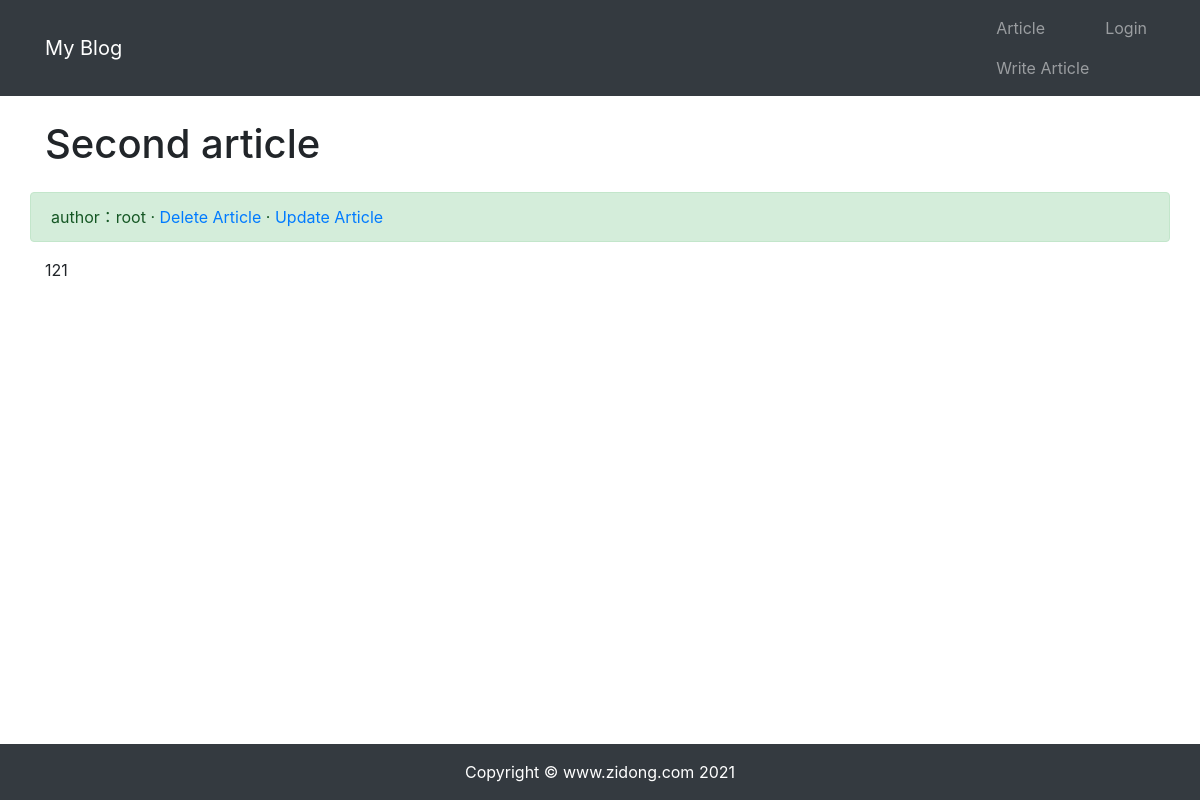
The app's page /article/article-detail/5/ with its own data.
### article/models.py (models this page shows, shortened)
class ArticlePost(models.Model):
    author = models.ForeignKey(User, on_delete=models.CASCADE)
    title = models.CharField(max_length=100)
    body = models.TextField()
    created = models.DateTimeField(default=timezone.now)
    updated = models.DateTimeField(auto_now=True)
    class Meta:
        ordering = ('-created',)

### article/views.py (the view)
# urls.py: path('article-detail/<int:id>/', views.article_detail, name='article_detail'),
def article_detail(request, id):
    article = ArticlePost.objects.get(id=id)
    context = {'article': article}
    return render(request, 'article/detail.html', context)

### templates/article/detail.html (shortened to what this page needs)
{% extends "base.html" %}
{% load static %}
{% block content %}
    <div class="container">
        <div class="row">
            <h1 class="col-12 mt-4 mb-4">{{ article.title }}</h1>
            <div class="col-12 alert alert-success">author：{{ article.author }}
                · <a href="#" onclick="confirm_safe_delete()">Delete Article</a>
                 · <a href="{% url "article:article_update" article.id %}">Update Article</a>
            </div>
            <div class="col-12">
                <p>{{ article.body }}</p>
            </div>
        </div>
    </div>
{% endblock content %}

### records on screen
ArticlePost: title "Second article", author "root", body "121"
